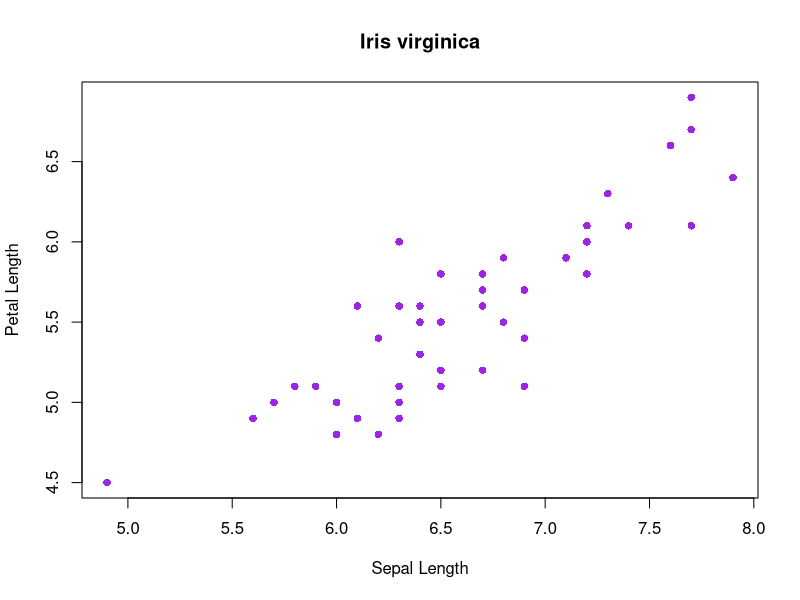
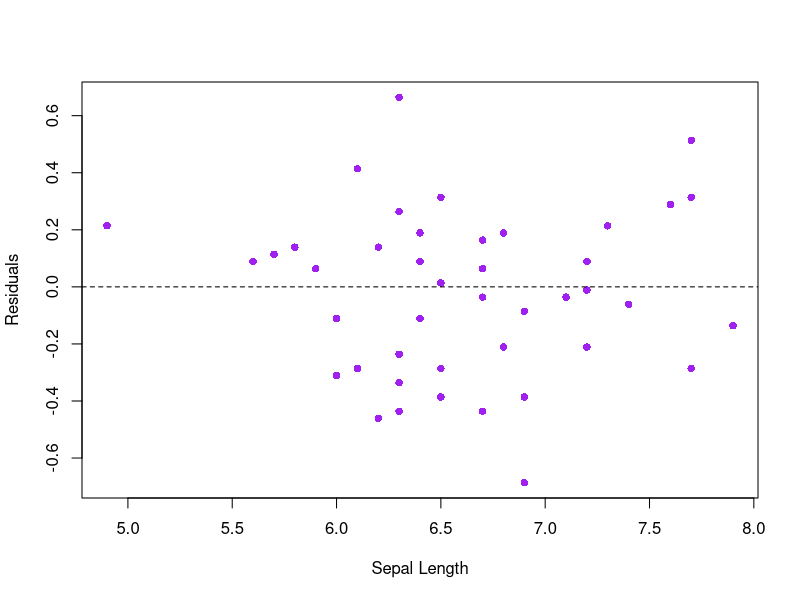
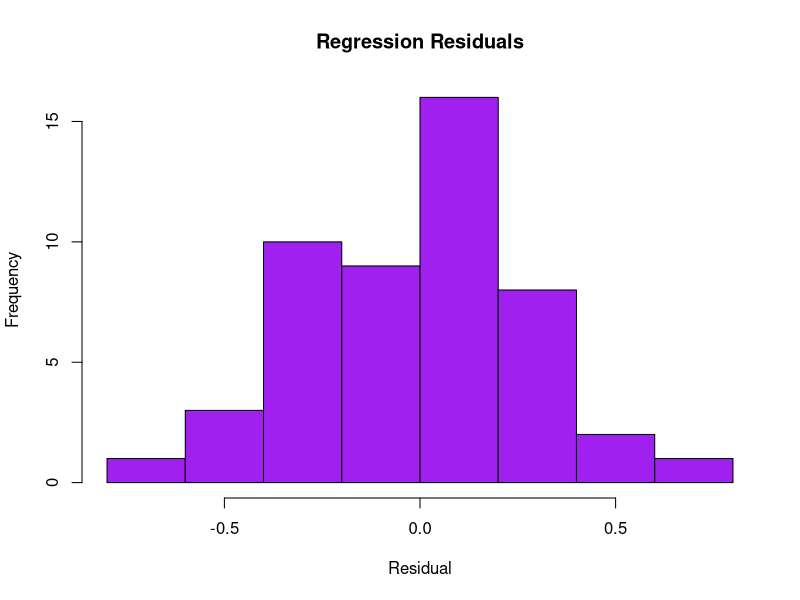
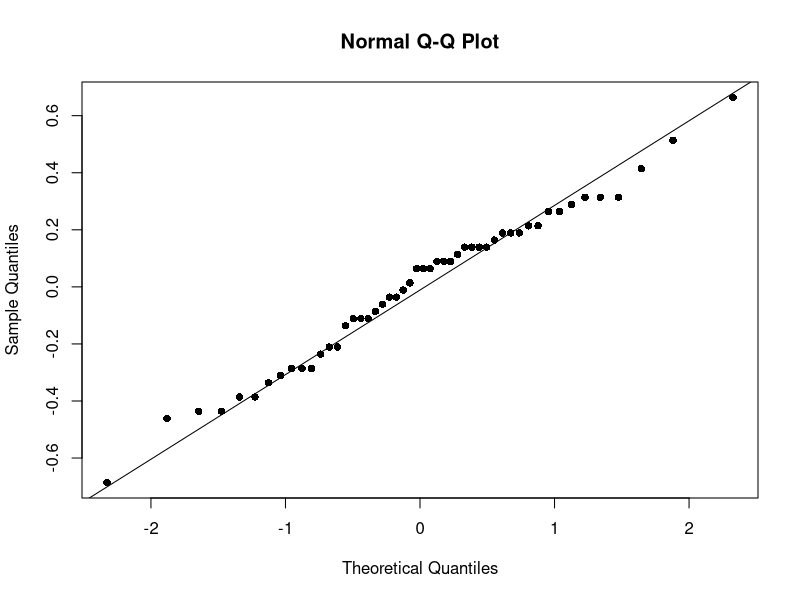

Write R code to recreate these figures, in order.
# GEOG331 Regression Lecture Script
# Andrew Xie
# 02/28/22

# subset for Iris virginica
flower <- iris[iris$Species == "virginica",]

# linear model relating petal length to sepal length
fit <- lm(flower$Petal.Length~flower$Sepal.Length)
  
# view results
summary(fit)

# create a scatter plot
plot(flower$Sepal.Length, flower$Petal.Length,
     main = "Iris virginica",
     xlab = "Sepal Length",
     ylab = "Petal Length",
     col = "purple", pch = 16)

# plot the residuals, stored in regression summary
plot(flower$Sepal.Length, summary(fit)$residuals,
     xlab = "Sepal Length",
     ylab = "Residuals",
     col = "purple",
     pch = 16)

# add a horizontal line to reference
abline(h = 0,
       lty = "dashed")

# histogram of residuals
hist(summary(fit)$residuals,
     main = "Regression Residuals",
     xlab = "Residual",
     col = "purple")

# shapiro wilks test
shapiro.test(summary(fit)$residuals)

# qq plot
qqnorm(summary(fit)$residuals, pch = 16)

qqline(summary(fit)$residuals, datax = FALSE, distribution = qnorm,
       probs = c(0.25, 0.75), qtype = 7, pch = 16)
